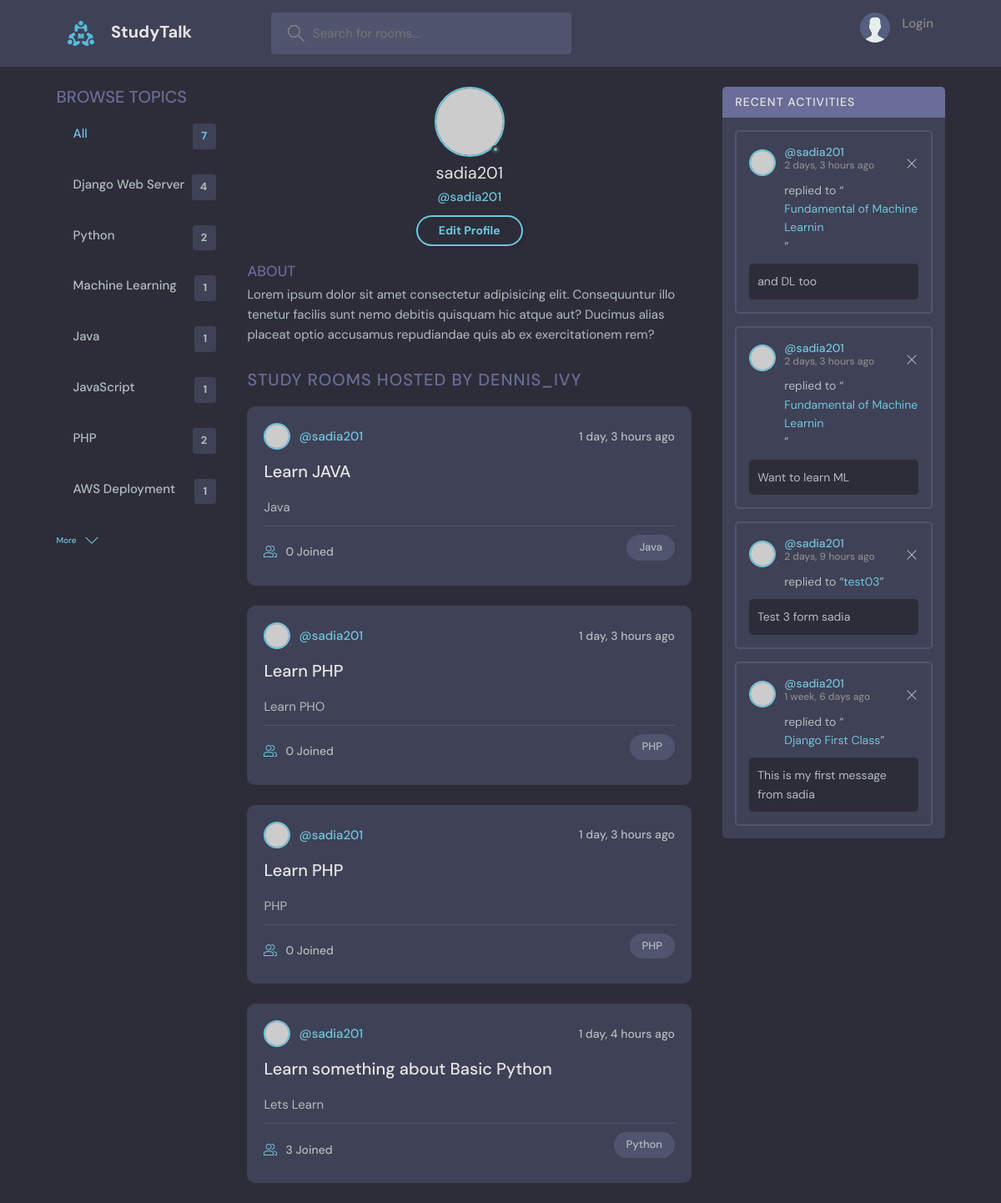
Screenshot of /profile/3/ with the database file from the repository.
### base/models.py (models this page shows, shortened)
class Topic(models.Model):
    name = models.CharField(max_length=200)

class Room(models.Model):
    host = models.ForeignKey(User, on_delete=models.SET_NULL, null=True)
    topic = models.ForeignKey(Topic, on_delete=models.SET_NULL, null=True)
    name = models.CharField(max_length=200)
    description = models.TextField(null=True, blank=True)
    participants = models.ManyToManyField(User, related_name='participants', blank=True)
    updated = models.DateTimeField(auto_now=True)
    created = models.DateTimeField(auto_now_add=True)
    class Meta:
        ordering = ['-updated', '-created']
    def __str__(self):
        return str(self.name)

class Message(models.Model):
    user = models.ForeignKey(User, on_delete=models.CASCADE)
    room = models.ForeignKey(Room, on_delete=models.CASCADE)
    body = models.TextField()
    updated = models.DateTimeField(auto_now=True)
    created = models.DateTimeField(auto_now_add=True)
    class Meta:
        ordering = ['-updated', '-created']

### base/views.py (the view)
# urls.py: path('profile/<int:pk>/', views.userProfile, name='user-profile'),
def userProfile(request, pk):
    user = User.objects.get(id=pk)
    rooms = user.room_set.all()
    room_messages = user.message_set.all()
    topics = Topic.objects.all()
    context = {
        'user':user,
        'rooms':rooms,
        'room_messages': room_messages,
        'topics':topics
    }
    return render(request, 'base/profile.html', context)

### base/templates/base/profile.html (shortened to what this page needs)
{% extends 'base/main.html' %}
{% block content %}
<body>
    <main class="profile-page layout layout--3">
      <div class="container">
        {% include "base/topic_components.html" %}
        <div class="roomList">
          <div class="profile">
            <div class="profile__avatar">
              <div class="avatar avatar--large active">
                <img src="https://randomuser.me/api/portraits/men/11.jpg" />
              </div>
            </div>
            <div class="profile__info">
              <h3>{{user.username}}</h3>
              <p>@{{user.username}}</p>
              <a href="edit-user.html" class="btn btn--main btn--pill">Edit Profile</a>
            </div>
            <div class="profile__about">
              <h3>About</h3>
              <p>
                Lorem ipsum dolor sit amet consectetur adipisicing elit. Consequuntur illo tenetur
                facilis sunt nemo debitis quisquam hic atque aut? Ducimus alias placeat optio
                accusamus repudiandae quis ab ex exercitationem rem?
              </p>
            </div>
          </div>
          <div class="roomList__header">
            <div>
              <h2>Study Rooms Hosted by dennis_ivy</a>
              </h2>
            </div>
          </div>
          {% include "base/feed_components.html" %}
        </div>
        {% include "base/activity_components.html" %}
      </div>
    </main>
  </body>
{% endblock content %}

### base/templates/base/topic_components.html
<div class="topics">
  <div class="topics__header">
    <h2>Browse Topics</h2>
  </div>
  <ul class="topics__list">
    <li>
      <a href="{% url 'home' %}" class="active">All <span>{{topics.count}}</span></a>
    </li>
    {% for topic in topics %}
      <li>
        <a href="{% url 'home' %}?q={{topic.name}}">{{topic.name}} <span>{{topic.room_set.all.count}}</span></a>
      </li>
    {% endfor %}
  </ul>
  <a class="btn btn--link" href="topics.html">
    More
    <svg version="1.1" xmlns="http://www.w3.org/2000/svg" width="32" height="32" viewBox="0 0 32 32">
      <title>chevron-down</title>
      <path d="M16 21l-13-13h-3l16 16 16-16h-3l-13 13z"></path>
    </svg>
  </a>
</div>

### base/templates/base/feed_components.html (shortened to what this page needs)
{% load static %}
{% for room in rooms %}
    <div class="roomListRoom">
        <div class="roomListRoom__header">
        <a href="{% url 'user-profile' room.host.id %}" class="roomListRoom__author">
            <div class="avatar avatar--small">
            <img src="https://randomuser.me/api/portraits/women/11.jpg" />
            </div>
            <span>@{{room.host.username}}</span>
        </a>
        <div class="roomListRoom__actions">
            <span>{{room.created|timesince}} ago</span>
        </div>
        </div>
        <div class="roomListRoom__content">
        <a href="{% url 'room' room.id %}">{{room.name}}</a>
        <p>
            {{room.description}}
        </p>
        </div>
        <div class="roomListRoom__meta">
        <a href="{% url 'room' room.id %}" class="roomListRoom__joined">
            {{room.participants.all.count}} Joined
        </a>
        <p class="roomListRoom__topic">{{room.topic.name}}</p>
        </div>
    </div>
{% endfor %}

### base/templates/base/activity_components.html (shortened to what this page needs)
{% load static %}
<div class="activities">
    <div class="activities__header">
      <h2>Recent Activities</h2>
    </div>
    {% for message in room_messages %}
        <div class="activities__box">
        <div class="activities__boxHeader roomListRoom__header">
            <a href="{% url 'user-profile' message.user.id %}" class="roomListRoom__author">
            <div class="avatar avatar--small">
                <img src="https://randomuser.me/api/portraits/women/11.jpg" />
            </div>
            <p>
                @{{message.user}}
                <span>{{message.created|timesince}} ago</span>
            </p>
            </a>
            <div class="roomListRoom__actions">
            <a href="{% url 'delete-message' message.id %}">
                <svg version="1.1" xmlns="http://www.w3.org/2000/svg" width="32" height="32" viewBox="0 0 32 32">
                <title>remove</title>
                <path
                    d="M27.314 6.019l-1.333-1.333-9.98 9.981-9.981-9.981-1.333 1.333 9.981 9.981-9.981 9.98 1.333 1.333 9.981-9.98 9.98 9.98 1.333-1.333-9.98-9.98 9.98-9.981z"
                ></path>
                </svg>
            </a>
            </div>
        </div>
        <div class="activities__boxContent">
            <p>replied to “<a href="{% url 'room' message.room.id %}">{{message.room}}</a>”</p>
            <div class="activities__boxRoomContent">
            {{message.body}}
            </div>
        </div>
        </div>
    {% endfor %}
  </div>

### rows the page displays
Topic: name "Django Web Server", room_set.all.count "4"
Topic: name "Python", room_set.all.count "2"
Topic: name "Machine Learning", room_set.all.count "1"
Topic: name "Java", room_set.all.count "1"
Topic: name "JavaScript", room_set.all.count "1"
Topic: name "PHP", room_set.all.count "2"
Topic: name "AWS Deployment", room_set.all.count "1"
Room: host.username "sadia201", created "1 day, 3 hours", name "Learn JAVA", description "Java", participants.all.count "0", topic.name "Java"
Room: host.username "sadia201", created "1 day, 3 hours", name "Learn PHP", description "Learn PHO", participants.all.count "0", topic.name "PHP"
Room: host.username "sadia201", created "1 day, 3 hours", name "Learn PHP", description "PHP", participants.all.count "0", topic.name "PHP"
Room: host.username "sadia201", created "1 day, 4 hours", name "Learn something about Basic Python", description "Lets Learn", participants.all.count "3", topic.name "Python"
Message: user "sadia201", created "2 days, 3 hours", room "Fundamental of Machine Learnin", body "and DL too"
Message: user "sadia201", created "2 days, 3 hours", room "Fundamental of Machine Learnin", body "Want to learn ML"
Message: user "sadia201", created "2 days, 9 hours", room "test03", body "Test 3 form sadia"
Message: user "sadia201", created "1 week, 6 days", room "Django First Class", body "This is my first message from sadia"

### other values shown
{{ topics.count }} "7"
{{ user.username }} "sadia201"
